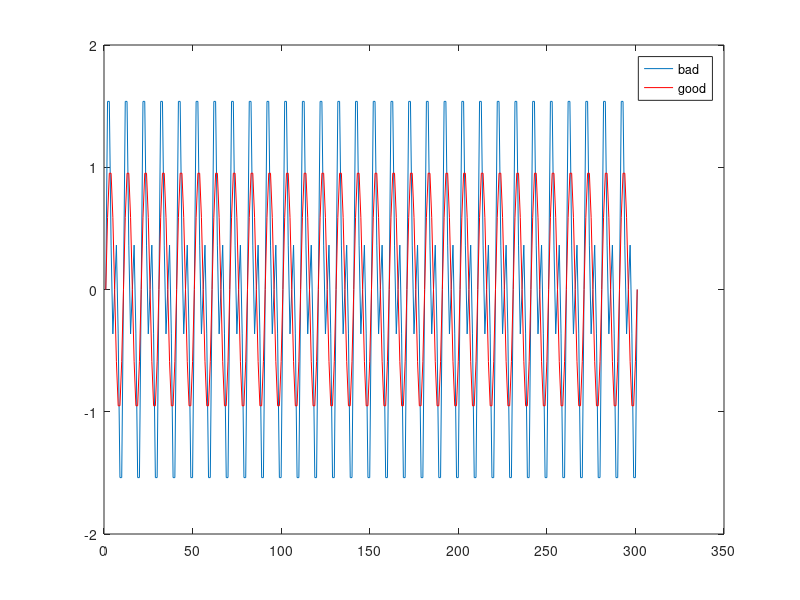

Recreate this plot in MATLAB. (Note: this script raises an error after producing the figure.)
clear;
fs = 100000;
t = 0:1/fs:0.003;
f1 = 10000;
f2 = 20000;
signal1 = sin(2*pi*f1*t);
signal2 = sin(2*pi*f2*t);
y= signal1+signal2;
plot(y);
hold on;
plot(signal1,'r')
legend('bad','good')
figure(2)
Hd = myfliter;
output = filter(Hd,y);
plot(output);
